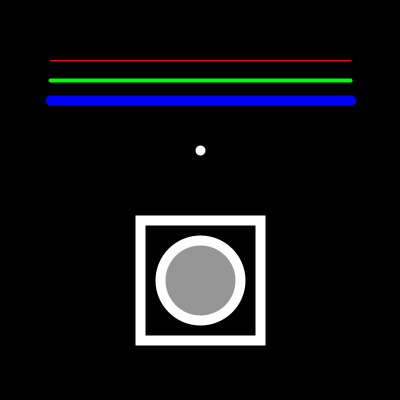
Frame 1 (no input)
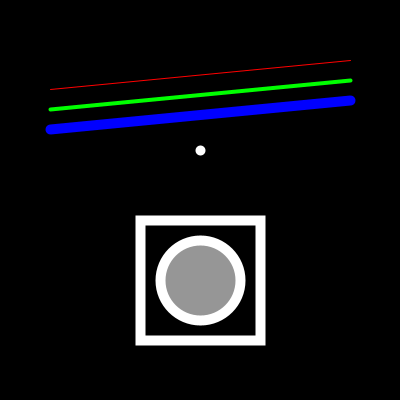
Frame 60 (the mouse pressed at the canvas centre just before this capture)
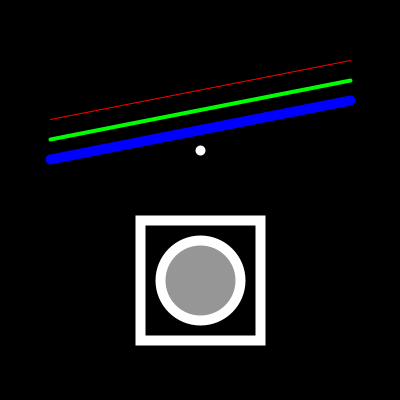
Frame 120 (the mouse held since frame 60 and released just before this capture)

The Processing sketch that drew these frames (run headless with seeded random() and noise(); from frame 60 on, the mouse is pressed at the canvas centre):

// Processing sketch: _02_move_point_and_co
// ── _02_move_point_and_co.pde
/*
 * workshop MIRADAS - trace(s) 2014
 * introduction to Processing
 * void setup(){} - void draw(){}
 * move
 * point-line-ellipse-rectangle
 * size()
 * ;;;;;;
 */

// declare and initialize one variable
// y position of the first point of the lines
float deltaYPos = 0;


// setup is called just one time at the beginning
void setup() {

  size(400, 400);
  smooth();
}


// draw is called on each frame again
void draw() {
  // background in draw clear the frame
  background(0);

  // one red horizontal line
  // Default stroke weight is 1
  strokeWeight(1);
  stroke(255, 0, 0);
  line(50, 60+deltaYPos, 350, 60);

  // one green horizontal line, 20 pix more down, thicker 
  stroke(0, 255, 0);
  strokeWeight(4);
  line(50, 80+deltaYPos, 350, 80);

  // one blue horizontal line, 40 pix more down, fat 
  stroke(0, 0, 255);
  strokeWeight(10); 
  line(50, 100+deltaYPos, 350, 100);

  // now move down the y position 0,5 pix each frame
  deltaYPos += 0.5;

  // one white point at the position x = 200, y = 150, , beastly
  stroke(255);
  point(200, 150);

  // a circle is an ellipse with height = width
  fill(150);
  ellipse(200, 280, 80, 80);

  // a rectangle contains the circle
  noFill();
  rectMode(CENTER);
  rect(200, 280, 120, 120);
}
